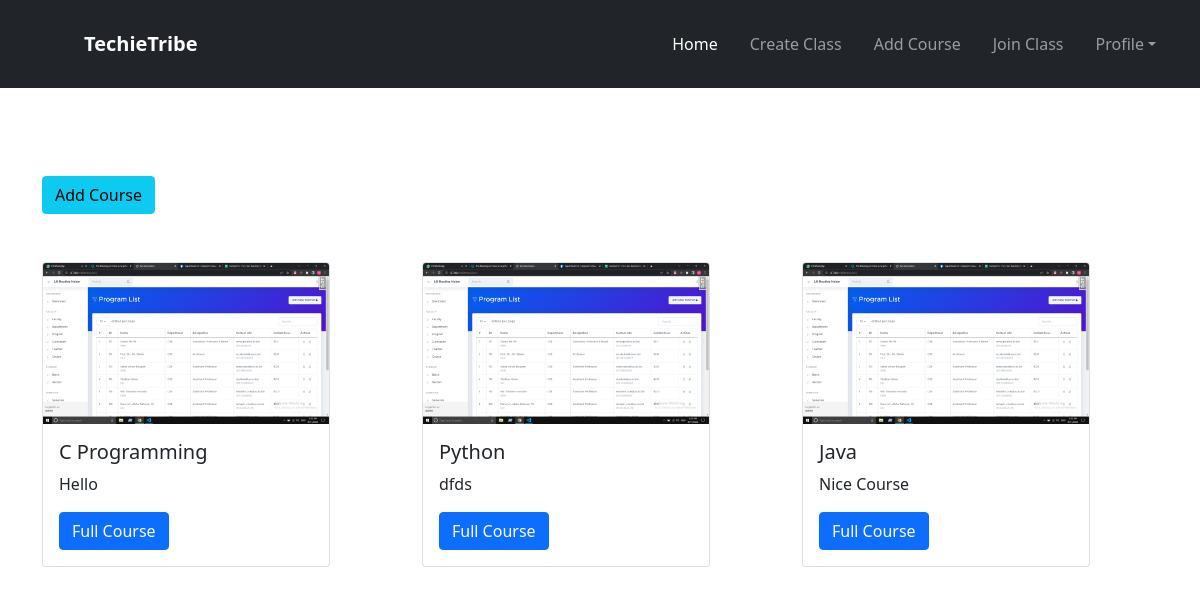
Screenshot of /teacher/mycourse (signed in) with the database file from the repository.
### teacher/models.py (models this page shows, shortened)
class ViewCourse(models.Model):
    teachercourse = models.ForeignKey(User, on_delete=models.CASCADE)
    title = models.CharField(max_length=100)
    description = models.TextField(null=True, blank=True)
    img_course = models.ImageField(upload_to='images/',  null=True, blank=True)

### teacher/views.py (the view)
# urls.py: path('mycourse', MyCourse.as_view(), name='mycourse'),
class MyCourse(View):
    def get(self, request):
        courseview = ViewCourse.objects.filter(
            teachercourse=request.user)
        return render(request, "course.html", {'courseview': courseview})

### teacher/templates/course.html (shortened to what this page needs)
{% extends 'base_teacher.html' %} <br />
{% load static %} <br />
{% block content %}
<h1>All Course</h1>
<div class="container">
  <div>
    <a href="{% url 'mycourseform' %}" class="btn btn-info">Add Course</a>
  </div>
  <div class="row mt-5">
    {% for c in courseview %}
    <div class="col-lg-4">
      <div class="card" style="width: 18rem">
        <img src="{{c.img_course.url}}" class="card-img-top" alt="..." />
        <div class="card-body">
          <h5 class="card-title">{{c.title}}</h5>
          <p class="card-text">{{c.description}}</p>
          <a href="{% url 'view_course' c.id  %}" class="btn btn-primary"
            >Full Course</a
          >
        </div>
      </div>
    </div>
    {% endfor %}
  </div>
</div>
{% endblock content %}

### teacher/static/css/form.css (style rules this page uses)
*, *:before, *:after { -webkit-box-sizing: border-box; box-sizing: border-box; }
h1 { text-align: center; color: #ffffff; font-weight: 300; margin: 0 0 40px; }

### rows the page displays
ViewCourse: img_course (picture), title "C Programming", description "Hello"
ViewCourse: img_course (picture), title "Python", description "dfds"
ViewCourse: img_course (picture), title "Java", description "Nice Course"
